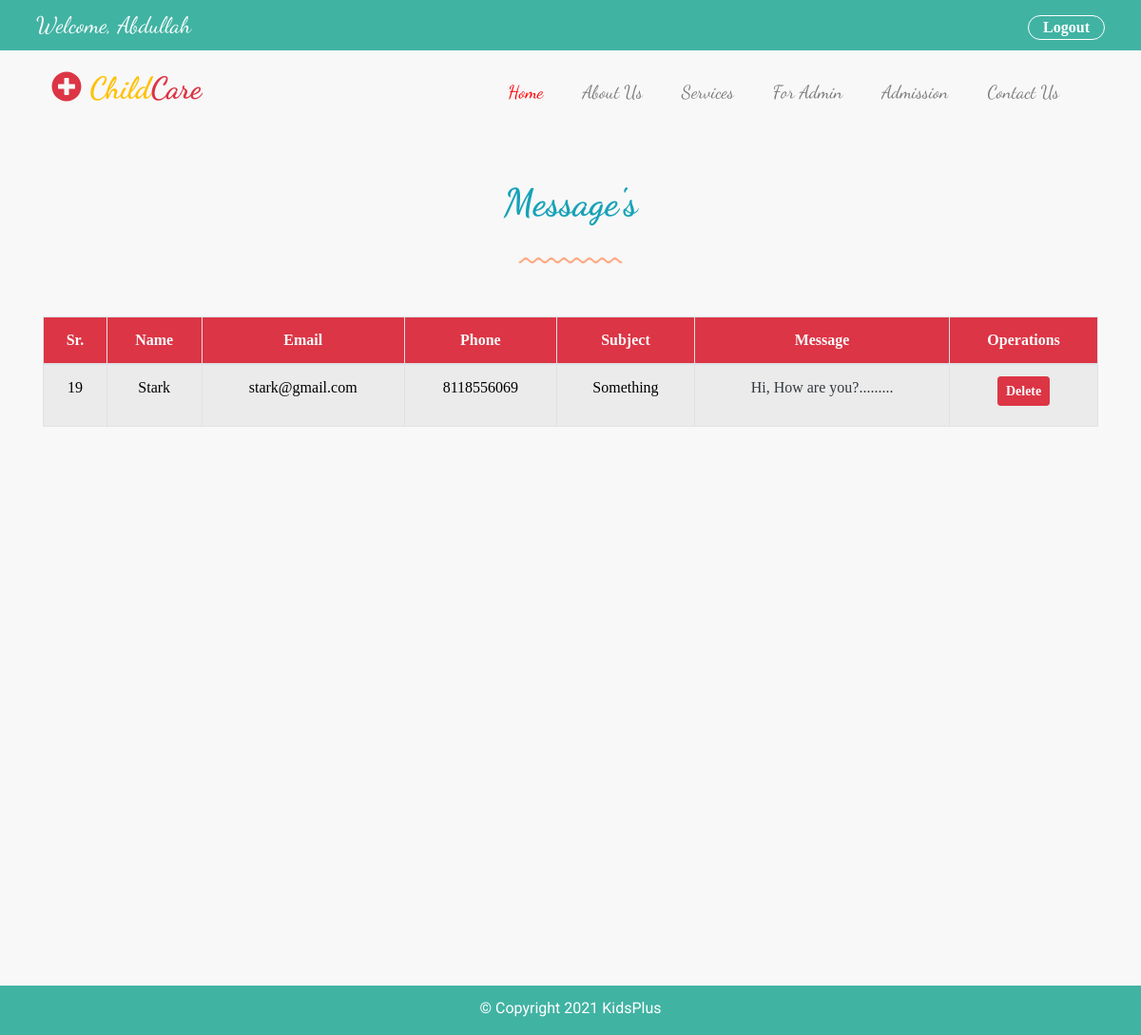
The page /admin/message.php (signed in) on the database its author committed.
### tables this page shows
CREATE TABLE `message` (
  `id` int(16) NOT NULL,
  `name` varchar(255) NOT NULL,
  `email` varchar(255) NOT NULL,
  `subject` varchar(255) NOT NULL,
  `phone` varchar(255) NOT NULL,
  `message` varchar(255) NOT NULL
);

### admin/message.php (the view, shortened to what this page needs)
<?php
    require '../database/connection.php';
?>
<!DOCTYPE html>
<html lang="en">
<head>
    <link rel="stylesheet" href="https://maxcdn.bootstrapcdn.com/bootstrap/4.0.0/css/bootstrap.min.css">
    <link type="text/css" rel="stylesheet" href="../assets/css/style.css">
    <link type="text/css" rel="stylesheet" href="../assets/css/media.css">
    <link type="text/css" rel="stylesheet" href="../assets/css/fontawesome.css">
</head>
<body>
<?php
require 'header.php';
?>
<section class="container admin-section mt-5 mb-5" >
    <div class="row heading-row mb-5">
        <div class="col-sm-12 col-md-12 col-lg-12 text-center">
            <h1 class="text-info font-weight-bold">Message's</h1>
            <div class="mt-4">
                <img src="../assets/images/line-dec-2.png" alt="">
            </div>
        </div>
    </div>
    <div class="row table-row">
        <div class="col-sm-12 col-md12 col-lg-12 children-table ">
            <table class="table table-striped table-hover table-bordered table-responsive-md">
                <thead class="bg-danger text-center text-light">
                <tr>
                    <th>Sr.</th>
                    <th>Name</th>
                    <th>Email</th>
                    <th>Phone</th>
                    <th>Subject</th>
                    <th>Message</th>
                    <th >Operations</th>
                </tr>
                </thead>
                <tbody class="text-center text-dark">
                <?php
                    $query = "SELECT * FROM message";
                    $execute_query = mysqli_query($connection, $query);
                    if(mysqli_num_rows($execute_query) > 0){
                        while($row = mysqli_fetch_assoc($execute_query)){
                            $id = $row['id'];
                ?>
                <tr>
                    <td><?php echo $id; ?></td>
                    <td><?php echo $row['name'];?></td>
                    <td><?php echo $row['email'];?></td>
                    <td><?php echo $row['phone'];?></td>
                    <td><?php echo $row['subject'];?></td>
                    <td><p class="text-dark"><?php echo chunk_split(substr($row['message'], 0, 25), strlen($row['message']), ".........");?></p></td>
                    <td>
                        <a href="message.php?id=<?php echo $id;?>" class="btn btn-danger text-light btn-sm font-weight-bold">Delete</a>
                    </td>
                </tr>
                <?php
                        }
                    }
                ?>
                </tbody>
            </table>
        </div>
    </div>
</section>
<?php
require 'footer.php';
?>
</body>
</html>

### assets/css/style.css (style rules this page uses)
:root { --body-background : #f8f8f8; --header-background: #41b3a3; --white: #fff; --black:#000; --blue : #005cbf; --red : #ff0004; --orange:#fd7e14; --sky:#17a2b8; --aqua:#41b3a3; --tomato:#FF6347; --tan:#D7B98C; --yellow:#FFFF00; --warning: #ffc107; --darkgray:#999999; --smoke:#E8E8E8; }
body { background-color: var(--body-background); position: relative; margin: 0px; padding: 0px; box-sizing: border-box; font-family: 'Roboto', sans-serif !important; }
section h1, h2, h3, h4, a, span { font-family: 'Dancing Script', cursive; }
section a { font-size: 1.2em; }
.room-item h1, p, a { color: var(--white); }
table tr th, table tr td a { font-family: "Times New Roman"; }
table tr td { color:var(--black); font-family: "Times New Roman"; }
.public-section, .admin-section { min-height: 100vh; }

### rows shown on the page
message: id "19", name "Stark", email "stark@gmail.com", phone "8118556069", subject "Something", message "Hi, How are you?........."
